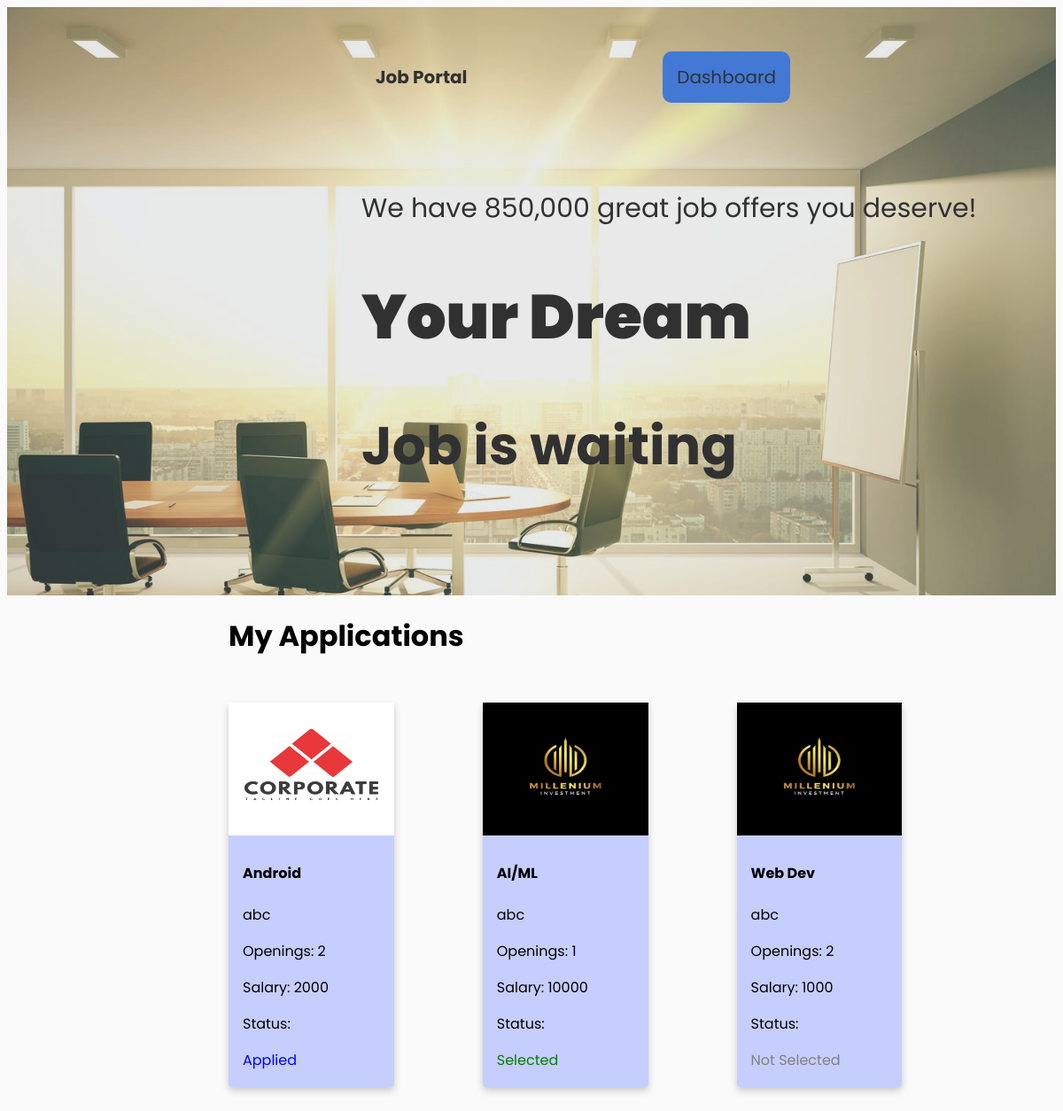
/my_applications.php (signed in), run on the app's committed database.
### tables this page shows
CREATE TABLE `applicant` (
  `job_post_id` int(11) NOT NULL,
  `user_id` int(11) NOT NULL,
  `status` varchar(50) NOT NULL
);

CREATE TABLE `company` (
  `id` int(11) NOT NULL,
  `name` varchar(100) NOT NULL,
  `description` varchar(500) NOT NULL,
  `country` varchar(50) NOT NULL,
  `stream` varchar(100) NOT NULL,
  `website` varchar(200) NOT NULL,
  `date` varchar(50) NOT NULL,
  `email` varchar(100) NOT NULL,
  `phone` varchar(10) NOT NULL,
  `password` varchar(50) NOT NULL,
  `photo` varchar(200) NOT NULL,
  `form_doc` varchar(200) NOT NULL,
  `verified` int(11) NOT NULL
);

CREATE TABLE `jobs` (
  `job_id` int(11) NOT NULL,
  `creator_email` varchar(100) NOT NULL,
  `job_title` varchar(100) NOT NULL,
  `description` varchar(200) NOT NULL,
  `country` varchar(50) NOT NULL,
  `state` varchar(50) NOT NULL,
  `city` varchar(50) NOT NULL,
  `openings` int(11) NOT NULL,
  `salary` bigint(20) NOT NULL
);

### my_applications.php (the view, shortened to what this page needs)
<!DOCTYPE html>
<html lang="en">
<head>
  <link rel="stylesheet" href="css/style.css">
  <link rel="stylesheet" href="css/seeker.css">
  <link rel="stylesheet" type="text/css" href="fonts/Linearicons-Free-v1.0.0/icon-font.min.css">
  <link rel="stylesheet" href="https://cdnjs.cloudflare.com/ajax/libs/font-awesome/4.7.0/css/font-awesome.min.css">
</head>
<header>
  <div id='wrap'>
    <br><br>
    <div class="topnav">
      <div class="topnav-left">
        <a href="seeker_dashboard.php" class="active">Job Portal</a>
      </div>
      <div class="navbar">
        <a href="seeker_dashboard.php" style="background-color: #1963E4; border-radius: 10px;">Dashboard</a>
      </div>
    </div>
    <div id='main'>
      <br><br><br><br><br>
      <p id='p1'>We have 850,000 great job offers you deserve!</p>
      <h1 id="dream">Your Dream</h1>
      <h1 id="wait">Job is waiting</h1>
    </div>
    <br>
  </div>
</header>
<body id="bod">
  <div id="posts">
    <h1>My Applications</h1>
    <?php
    $conn = mysqli_connect('localhost', 'root', '', 'job_portal');
    $query = mysqli_query($conn, "select j.job_title, j.creator_email, j.description, j.openings, j.salary,
    a.status from job_seeker s, jobs j, applicant a
    where a.user_id=s.id and a.job_post_id=j.job_id");
    while ($row = mysqli_fetch_array($query)) {
      $creator = $row['creator_email'];
      $query1 = mysqli_query($conn, "select photo from company where email='$creator'");
      $path = mysqli_fetch_array($query1);
    ?>
      <div class="post-card">
        <img id="image" src="<?php echo $path[0] ?>">
        <div class="container">
          <h4><b><?php echo $row['job_title'] ?></b></h4>
          <p><?php echo $row['description'] ?></p>
          <p>Openings: <?php echo $row['openings'] ?></p>
          <p>Salary: <?php echo $row['salary'] ?></p>
          <p>Status:</p>
          <?php if ($row['status']=='selected'){?>
            <p style="color:green">Selected</p>
          <?php } elseif($row['status']=='applied') { ?>
            <p style="color:blue">Applied</p>
          <?php } else {?>
            <p style="color:gray">Not Selected</p>
          <?php } ?>
        </div>
      </div>
    <?php  } ?>
  </div>
</body>

### css/style.css (style rules this page uses)
body { background-color: #fafafa; font-family :'Poppins'; }
#main { margin-left: 400px; text-align: left; }
#wrap { text-align: center; background-size: 100%; background-image: url("/ip/img/bg_4.jpeg"); filter: brightness(90%); opacity: 0.8; height: auto; padding-bottom: 5%; }
#dream { font-size: 70px; color: black; font-weight: 900; font-family: 'Poppins'; }
#wait { font-size: 60px; color: black; font-family: 'Poppins'; }
#p1 { font-size: 30px; color: black }
.topnav { position: relative; overflow: visible; }
.topnav a { float: left; color:black; text-align: center; padding: 14px 16px; text-decoration: none; font-size: 20px; }
.topnav a.active { font-weight: bolder; color: black; }
.navbar { float: right; margin-right: 300px; }
.topnav-left { float: left; margin-left: 400px; }
.container { float: left; padding: 2px 16px; }

### css/seeker.css (style rules this page uses)
* { font-family: 'Poppins'; }
.navbar { overflow: hidden; float: right; margin-right: 300px; }
#posts { margin-left: 250px; margin-top: 10px; }
.post-card { box-shadow: 0 4px 8px 0 rgba(0,0,0,0.2); transition: 0.3s; float: left; width: 20%; height: 20%; margin-right: 100px; margin-top: 30px; margin-bottom: 30px; background-color: #C6CEFD; border-radius: 4px; }
#image { width: 100%; height: 150px; }

### data on the page
applicant: company.photo (picture), job_post_id.job_title "Android", job_post_id.description "abc", job_post_id.openings "2", job_post_id.salary "2000", status "Applied"
applicant: company.photo (picture), job_post_id.job_title "AI/ML", job_post_id.description "abc", job_post_id.openings "1", job_post_id.salary "10000", status "Selected"
applicant: company.photo (picture), job_post_id.job_title "Web Dev", job_post_id.description "abc", job_post_id.openings "2", job_post_id.salary "1000", status "Not Selected"
